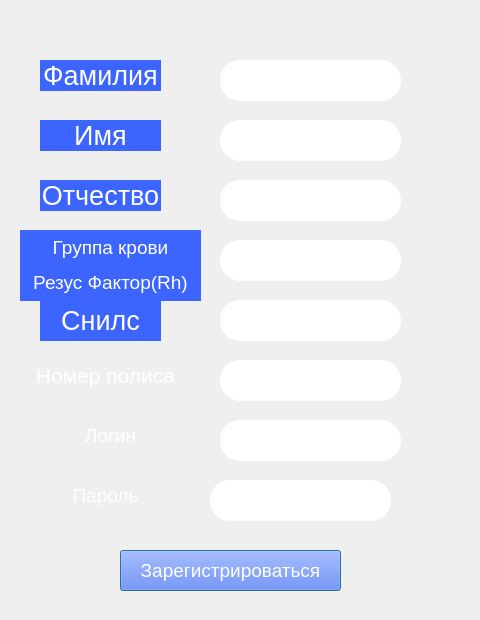
<?xml version="1.0" encoding="UTF-8"?>
<ui version="4.0">
 <class>Dialog</class>
 <widget class="QDialog" name="Dialog">
  <property name="geometry">
   <rect>
    <x>0</x>
    <y>0</y>
    <width>480</width>
    <height>620</height>
   </rect>
  </property>
  <property name="windowTitle">
   <string>Dialog</string>
  </property>
  <property name="styleSheet">
   <string notr="true"/>
  </property>
  <widget class="QLabel" name="label_2">
   <property name="geometry">
    <rect>
     <x>40</x>
     <y>60</y>
     <width>121</width>
     <height>31</height>
    </rect>
   </property>
   <property name="styleSheet">
    <string notr="true">font-size:14pt;
color:rgb(255, 255, 255);
;
background-color: rgb(60, 101, 255);</string>
   </property>
   <property name="text">
    <string>&lt;html&gt;&lt;head/&gt;&lt;body&gt;&lt;p align=&quot;center&quot;&gt;&lt;span style=&quot; font-size:20pt;&quot;&gt;Фамилия&lt;/span&gt;&lt;/p&gt;&lt;/body&gt;&lt;/html&gt;</string>
   </property>
  </widget>
  <widget class="QLineEdit" name="fam">
   <property name="geometry">
    <rect>
     <x>220</x>
     <y>60</y>
     <width>181</width>
     <height>41</height>
    </rect>
   </property>
   <property name="styleSheet">
    <string notr="true">font-size:14pt;
color:rgb(0, 0, 255);
border-radius: 20px;
background-color: rgb(255, 255, 255);</string>
   </property>
  </widget>
  <widget class="QLineEdit" name="password">
   <property name="geometry">
    <rect>
     <x>210</x>
     <y>480</y>
     <width>181</width>
     <height>41</height>
    </rect>
   </property>
   <property name="styleSheet">
    <string notr="true">font-size:14pt;
color:rgb(0, 0, 255);
border-radius: 20px;
background-color: rgb(255, 255, 255);</string>
   </property>
   <property name="text">
    <string/>
   </property>
  </widget>
  <widget class="QLabel" name="label_3">
   <property name="geometry">
    <rect>
     <x>60</x>
     <y>480</y>
     <width>91</width>
     <height>31</height>
    </rect>
   </property>
   <property name="styleSheet">
    <string notr="true">font-size:14pt;
color:rgb(255, 255, 255);
</string>
   </property>
   <property name="text">
    <string>&lt;html&gt;&lt;head/&gt;&lt;body&gt;&lt;p align=&quot;center&quot;&gt;Пароль&lt;/p&gt;&lt;/body&gt;&lt;/html&gt;</string>
   </property>
  </widget>
  <widget class="QPushButton" name="signupbutton">
   <property name="geometry">
    <rect>
     <x>120</x>
     <y>550</y>
     <width>221</width>
     <height>41</height>
    </rect>
   </property>
   <property name="styleSheet">
    <string notr="true">font-size:14pt;
color:rgb(255, 255, 255);
;
background-color: rgb(60, 101, 255);</string>
   </property>
   <property name="text">
    <string notr="true">Зарегистрироваться</string>
   </property>
  </widget>
  <widget class="QLabel" name="label_5">
   <property name="geometry">
    <rect>
     <x>0</x>
     <y>0</y>
     <width>480</width>
     <height>620</height>
    </rect>
   </property>
   <property name="text">
    <string/>
   </property>
   <property name="pixmap">
    <pixmap>png/art.png</pixmap>
   </property>
   <property name="scaledContents">
    <bool>true</bool>
   </property>
  </widget>
  <widget class="QLineEdit" name="name">
   <property name="geometry">
    <rect>
     <x>220</x>
     <y>120</y>
     <width>181</width>
     <height>41</height>
    </rect>
   </property>
   <property name="styleSheet">
    <string notr="true">font-size:14pt;
color:rgb(0, 0, 255);
border-radius: 20px;
background-color: rgb(255, 255, 255);</string>
   </property>
  </widget>
  <widget class="QLabel" name="label_6">
   <property name="geometry">
    <rect>
     <x>40</x>
     <y>120</y>
     <width>121</width>
     <height>31</height>
    </rect>
   </property>
   <property name="styleSheet">
    <string notr="true">font-size:14pt;
color:rgb(255, 255, 255);
;
background-color: rgb(60, 101, 255);</string>
   </property>
   <property name="text">
    <string>&lt;html&gt;&lt;head/&gt;&lt;body&gt;&lt;p align=&quot;center&quot;&gt;&lt;span style=&quot; font-size:20pt;&quot;&gt;Имя&lt;/span&gt;&lt;/p&gt;&lt;/body&gt;&lt;/html&gt;</string>
   </property>
  </widget>
  <widget class="QLineEdit" name="otch">
   <property name="geometry">
    <rect>
     <x>220</x>
     <y>180</y>
     <width>181</width>
     <height>41</height>
    </rect>
   </property>
   <property name="styleSheet">
    <string notr="true">font-size:14pt;
color:rgb(0, 0, 255);
border-radius: 20px;
background-color: rgb(255, 255, 255);</string>
   </property>
  </widget>
  <widget class="QLabel" name="label_7">
   <property name="geometry">
    <rect>
     <x>40</x>
     <y>180</y>
     <width>121</width>
     <height>31</height>
    </rect>
   </property>
   <property name="styleSheet">
    <string notr="true">font-size:14pt;
color:rgb(255, 255, 255);
;
background-color: rgb(60, 101, 255);</string>
   </property>
   <property name="text">
    <string>&lt;html&gt;&lt;head/&gt;&lt;body&gt;&lt;p align=&quot;center&quot;&gt;&lt;span style=&quot; font-size:20pt;&quot;&gt;Отчество&lt;/span&gt;&lt;/p&gt;&lt;/body&gt;&lt;/html&gt;</string>
   </property>
  </widget>
  <widget class="QLabel" name="label_8">
   <property name="geometry">
    <rect>
     <x>40</x>
     <y>300</y>
     <width>121</width>
     <height>41</height>
    </rect>
   </property>
   <property name="styleSheet">
    <string notr="true">font-size:14pt;
color:rgb(255, 255, 255);
;
background-color: rgb(60, 101, 255);</string>
   </property>
   <property name="text">
    <string>&lt;html&gt;&lt;head/&gt;&lt;body&gt;&lt;p align=&quot;center&quot;&gt;&lt;span style=&quot; font-size:20pt;&quot;&gt;Снилс&lt;/span&gt;&lt;/p&gt;&lt;/body&gt;&lt;/html&gt;</string>
   </property>
  </widget>
  <widget class="QLineEdit" name="snils">
   <property name="geometry">
    <rect>
     <x>220</x>
     <y>300</y>
     <width>181</width>
     <height>41</height>
    </rect>
   </property>
   <property name="styleSheet">
    <string notr="true">font-size:14pt;
color:rgb(0, 0, 255);
border-radius: 20px;
background-color: rgb(255, 255, 255);</string>
   </property>
  </widget>
  <widget class="QLineEdit" name="nomer_pl">
   <property name="geometry">
    <rect>
     <x>220</x>
     <y>360</y>
     <width>181</width>
     <height>41</height>
    </rect>
   </property>
   <property name="styleSheet">
    <string notr="true">font-size:14pt;
color:rgb(0, 0, 255);
border-radius: 20px;
background-color: rgb(255, 255, 255);</string>
   </property>
  </widget>
  <widget class="QLineEdit" name="group">
   <property name="geometry">
    <rect>
     <x>220</x>
     <y>240</y>
     <width>181</width>
     <height>41</height>
    </rect>
   </property>
   <property name="styleSheet">
    <string notr="true">font-size:14pt;
color:rgb(0, 0, 255);
border-radius: 20px;
background-color: rgb(255, 255, 255);</string>
   </property>
  </widget>
  <widget class="QLabel" name="label_9">
   <property name="geometry">
    <rect>
     <x>20</x>
     <y>230</y>
     <width>181</width>
     <height>71</height>
    </rect>
   </property>
   <property name="styleSheet">
    <string notr="true">font-size:14pt;
color:rgb(255, 255, 255);
;
background-color: rgb(60, 101, 255);</string>
   </property>
   <property name="text">
    <string>&lt;html&gt;&lt;head/&gt;&lt;body&gt;&lt;p align=&quot;center&quot;&gt;Группа крови&lt;/p&gt;&lt;p align=&quot;center&quot;&gt;Резус Фактор(Rh)&lt;/p&gt;&lt;/body&gt;&lt;/html&gt;</string>
   </property>
  </widget>
  <widget class="QLabel" name="label_10">
   <property name="geometry">
    <rect>
     <x>20</x>
     <y>360</y>
     <width>171</width>
     <height>31</height>
    </rect>
   </property>
   <property name="styleSheet">
    <string notr="true">font-size:14pt;
color:rgb(255, 255, 255);
</string>
   </property>
   <property name="text">
    <string>&lt;html&gt;&lt;head/&gt;&lt;body&gt;&lt;p align=&quot;center&quot;&gt;&lt;span style=&quot; font-size:16pt;&quot;&gt;Номер полиса&lt;/span&gt;&lt;/p&gt;&lt;/body&gt;&lt;/html&gt;</string>
   </property>
  </widget>
  <widget class="QLabel" name="label_11">
   <property name="geometry">
    <rect>
     <x>80</x>
     <y>420</y>
     <width>61</width>
     <height>31</height>
    </rect>
   </property>
   <property name="styleSheet">
    <string notr="true">font-size:14pt;
color:rgb(255, 255, 255);</string>
   </property>
   <property name="text">
    <string>&lt;html&gt;&lt;head/&gt;&lt;body&gt;&lt;p align=&quot;center&quot;&gt;Логин&lt;/p&gt;&lt;/body&gt;&lt;/html&gt;</string>
   </property>
  </widget>
  <widget class="QLineEdit" name="email_7">
   <property name="geometry">
    <rect>
     <x>220</x>
     <y>420</y>
     <width>181</width>
     <height>41</height>
    </rect>
   </property>
   <property name="styleSheet">
    <string notr="true">font-size:14pt;
color:rgb(0, 0, 255);
border-radius: 20px;
background-color: rgb(255, 255, 255);</string>
   </property>
  </widget>
  <zorder>label_5</zorder>
  <zorder>label_2</zorder>
  <zorder>fam</zorder>
  <zorder>password</zorder>
  <zorder>label_3</zorder>
  <zorder>signupbutton</zorder>
  <zorder>name</zorder>
  <zorder>label_6</zorder>
  <zorder>otch</zorder>
  <zorder>label_7</zorder>
  <zorder>label_8</zorder>
  <zorder>snils</zorder>
  <zorder>nomer_pl</zorder>
  <zorder>group</zorder>
  <zorder>label_9</zorder>
  <zorder>label_10</zorder>
  <zorder>label_11</zorder>
  <zorder>email_7</zorder>
 </widget>
 <resources/>
 <connections/>
</ui>
